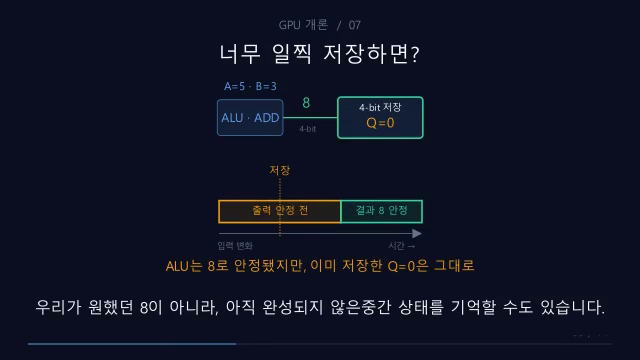
#> input picture longforms/gpui07_clock_timing/qa/early_48.png, 640 x 360 px, given in place of longform_003.png, which was not available
$ python inspect_frames.py
#> lines starting #> are read from the running program, lines starting #| are printed output that depends on the picture
"""Extract representative actual video frames for visual review."""
import argparse,subprocess
from pathlib import Path
from PIL import Image,ImageDraw
R=Path(__file__).resolve().parent;W=R.parents[1]
TIMES=[3,6,10,14,18,22,27,31,35,37,40,44,48,53,57,61,64,66,68,70,72,74,76,78,81,85,90,94,97,101,104,108,112,115,119,123,127,129,132,134]
def main():
 p=argparse.ArgumentParser();p.add_argument('--preview',action='store_true');a=p.parse_args()
 suffix='preview' if a.preview else 'final';qa=R/'qa'/suffix;qa.mkdir(parents=True,exist_ok=True)
 for layout in ['longform','shorts']:
  video=W/'exports'/f'gpui07_clock_135s_{layout}_{suffix}.mp4'
  tw,th=(400,225) if layout=='longform' else (225,400);cols=4 if layout=='longform' else 5
  rows=(len(TIMES)+cols-1)//cols;sheet=Image.new('RGB',(cols*tw,rows*(th+25)),(16,22,32));draw=ImageDraw.Draw(sheet)
#> after `sheet = Image.new('RGB', (cols * tw, rows * (th + 25)), (16, 22, 32))`:
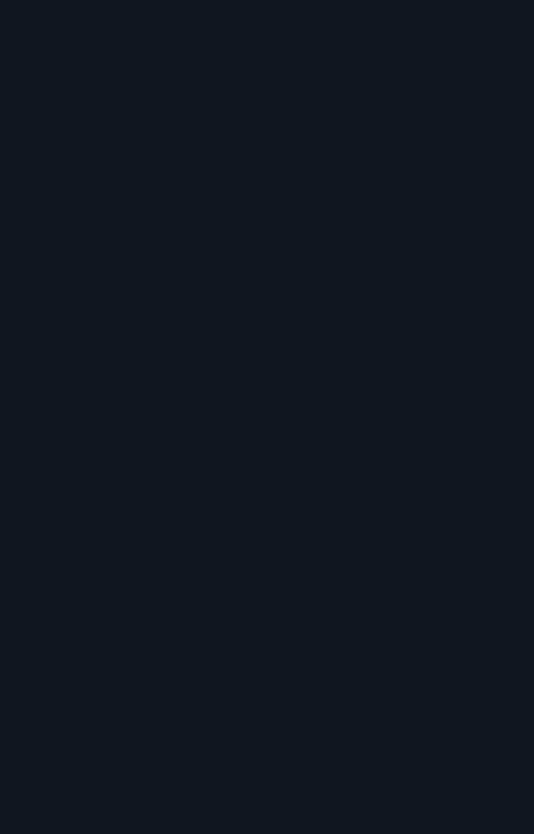
#> sheet: PIL image 1600x2500 RGB (shown at 1/3 size); mean R, G, B 16, 22, 32
  for i,t in enumerate(TIMES):
   path=qa/f'{layout}_{t:03}.png'
   subprocess.run(['ffmpeg','-hide_banner','-loglevel','error','-y','-ss',str(t),'-i',str(video),'-frames:v','1',str(path)],check=True)
#> (this line was passed over: subprocess is not available in this run)
   img=Image.open(path).convert('RGB');img.thumbnail((tw,th))
#> in main, img is the input picture: PIL image 640x360 RGB; mean R, G, B 15.9, 19.5, 36.1
#> after `img.thumbnail((tw, th))`:
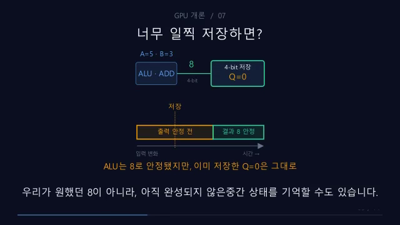
#> img: PIL image 400x225 RGB; mean R, G, B 15.9, 19.5, 36.1
   x=i%cols*tw;y=i//cols*(th+25);sheet.paste(img,(x,y));draw.text((x+8,y+th+5),f'{t:03}s',fill='white')
  out=qa/f'{layout}_contact.png';sheet.save(out);print(out)
#> (the run stopped early here; a loop or call above may not have finished)

$ run again, on longforms/gpui07_clock_timing/qa/early_70.png
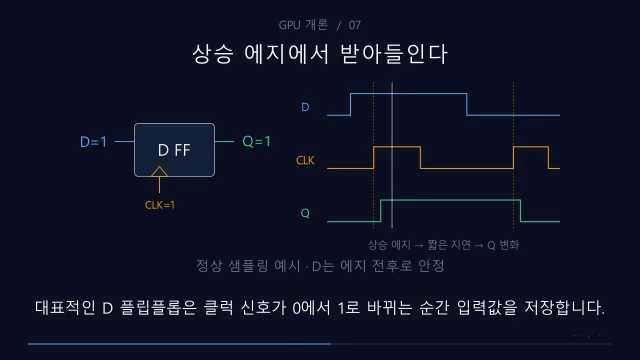
#> input picture longforms/gpui07_clock_timing/qa/early_70.png, 640 x 360 px, given in place of longform_003.png, which was not available
#> in main, img is the input picture: PIL image 640x360 RGB; mean R, G, B 15.5, 19.1, 36.6
#> in main, `img.thumbnail((tw, th))`:
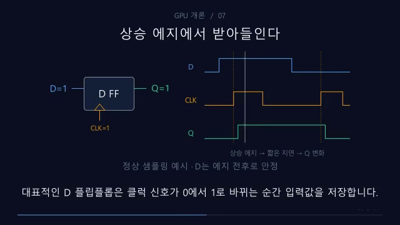
#> img: PIL image 400x225 RGB; mean R, G, B 15.5, 19.1, 36.6

$ run again, on longforms/gpui07_clock_timing/qa/early_85.png
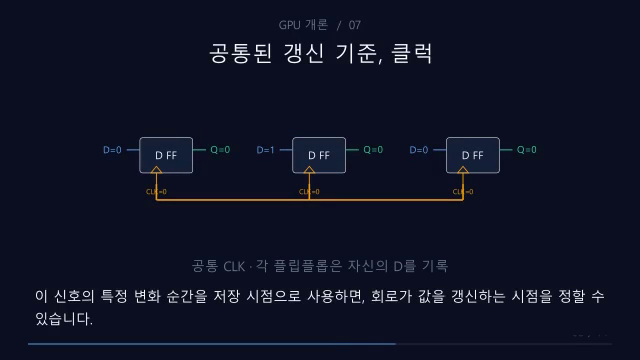
#> input picture longforms/gpui07_clock_timing/qa/early_85.png, 640 x 360 px, given in place of longform_003.png, which was not available
#> in main, img is the input picture: PIL image 640x360 RGB; mean R, G, B 15.4, 18.7, 36.3
#> in main, `img.thumbnail((tw, th))`:
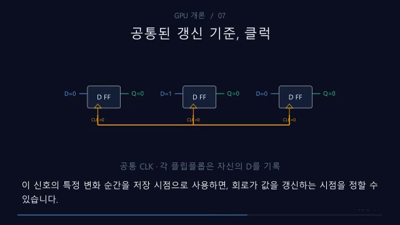
#> img: PIL image 400x225 RGB; mean R, G, B 15.4, 18.7, 36.3
